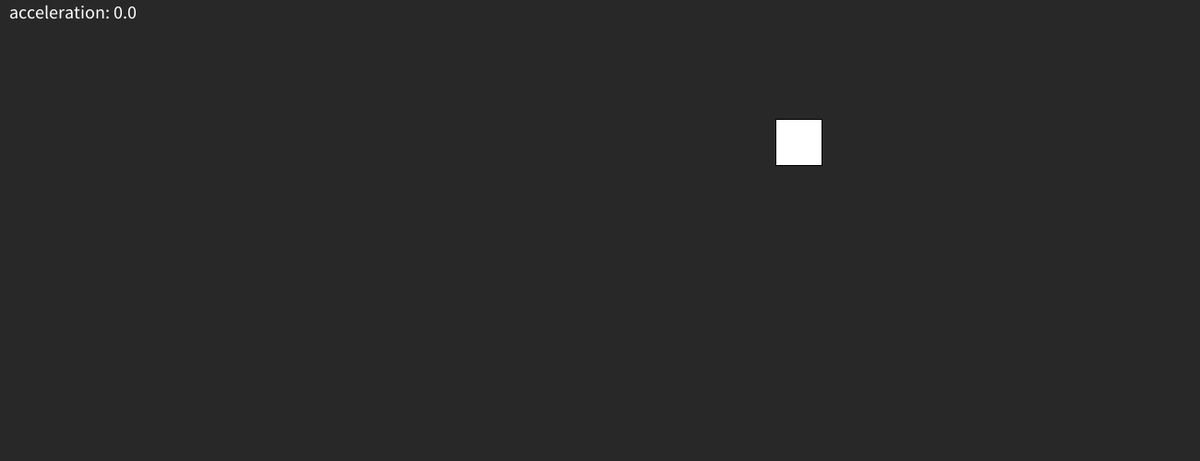
Frame 1 (no input)
Frame 60 (the mouse pressed at the canvas centre just before this capture): identical to frame 1, image omitted
Frame 120 (the mouse held since frame 60 and released just before this capture): identical to frame 1, image omitted

The Processing sketch that drew this single still picture (run headless with seeded random() and noise(); from frame 60 on, the mouse is pressed at the canvas centre):

// Processing sketch: CH1_7Car
// ── CH1_7Car.pde
Mover car;

void setup() {
    size(1300, 500);
    background(40);
    textSize(20);
    frameRate(60);

    car = new Mover();
}

void draw() {
    background(40);
    car.update();
    text("acceleration: " + car.acceleration.x, 10, 20);
}
// ── Mover.pde
class Mover {
    PVector location;
    PVector velocity;
    PVector acceleration;
    float size;
    float maxSpeed;

    Mover() {
        location = new PVector(random(width), random(height));
        velocity = new PVector(0, 0);
        acceleration = new PVector(0, 0);
        size = 50;
        maxSpeed = 10;
    }

    void getInput() {
        if (keyPressed) {
            if (keyCode == UP) {
                acceleration.x += 0.001;
            }
            
            if (keyCode == DOWN) {
                acceleration.x -= 0.001;
            }
        } else {
            acceleration.x = 0;
        }
    }

    void update() {
        checkEdges();
        getInput();
        velocity.limit(maxSpeed);
        velocity.add(acceleration);
        location.add(velocity);
        display();
    }

    void display() {
        fill(255);
        stroke(0);
        rect(location.x, location.y, size, size);
    }

    void checkEdges() {
        if (location.x > width - size/2) { // If too far right
            location.x = 0 + size/2;
        } else if (location.x < 0 + size/2) { // If too far left
            location.x = width - size/2;
        } else if (location.y > height - size/2) { // If too low
            location.y = 0 + size/2;
        } else if (location.y < 0 + size/2) { // If too high
            location.y = height - size/2;
        }
    }

    void decelerate() {
        if (velocity.x > 0 && acceleration.x > 0) {
            acceleration.x -= 0.005;
        }

        if (velocity.y > 0 && acceleration.y > 0) {
            acceleration.y -= 0.005;
        }

    }
}
